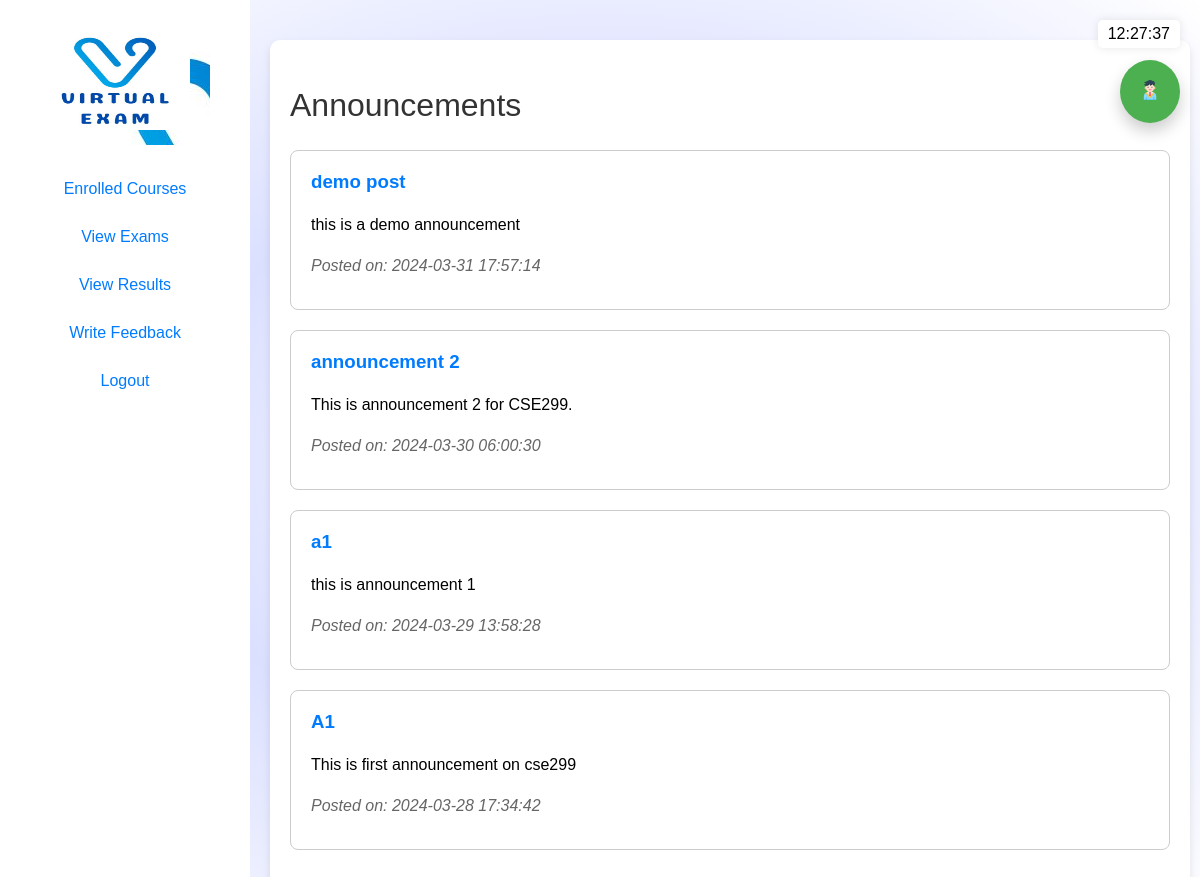
The page /student_view_announcements.php?course_id=1 (signed in) on the database its author committed.
### tables this page shows
CREATE TABLE `announcements` (
  `announcement_id` int(11) NOT NULL,
  `course_id` int(11) DEFAULT NULL,
  `announcement_title` varchar(255) NOT NULL,
  `announcement_content` text NOT NULL,
  `created_at` timestamp NOT NULL DEFAULT current_timestamp(),
  `updated_at` timestamp NOT NULL DEFAULT current_timestamp() ON UPDATE current_timestamp()
);

### student_view_announcements.php (the view, shortened to what this page needs)
<!DOCTYPE html>
<html lang="en">
<head>
</head>
<body>
<?php include 'floating_profile_button.php'; ?>
<div id="sidebar">
    <?php include 'student_slidebar.php'; ?>
</div>
<div id="content" class="wrapper">
<?php
require_once 'conn.php';
$course_id = $_GET['course_id'];
$sql_announcements = "SELECT announcement_title, announcement_content, created_at FROM Announcements WHERE course_id = :course_id ORDER BY created_at DESC";
$stmt_announcements = $conn->prepare($sql_announcements);
$stmt_announcements->bindParam(':course_id', $course_id);
$stmt_announcements->execute();
$announcements = $stmt_announcements->fetchAll();
if ($stmt_announcements->rowCount() > 0) {
    echo "<h2>Announcements</h2>";
    foreach ($announcements as $announcement) {
        echo '<div class="announcement">';
        echo '<h3>' . $announcement['announcement_title'] . '</h3>';
        echo '<p>' . $announcement['announcement_content'] . '</p>';
        echo '<p><em>Posted on: ' . $announcement['created_at'] . '</em></p>';
        echo '</div>';
    }
} else {
    echo "No announcements available for this course.";
}
?>
</div>
<?php include 'clock.php'; ?>
</body>
</html>

### styles.css (style rules this page uses)
* { transition: all 0.5s ease; }
body { font-family: Arial, sans-serif; margin: 0; padding: 0; background-size: cover; background-image: radial-gradient(rgb(255, 255, 255), rgb(219, 224, 255), rgb(255, 255, 255)); }
#content { margin-left: 250px; padding: 20px; }
h2 { font: 2em sans-serif; color: #333; padding: 0ch; }
#content { margin-left: 270px; margin-right: 10px; padding: 20px; transition: margin-left 0.3s ease; }
.wrapper { background-color: #ffffff; border-radius: 10px; box-shadow: 0 4px 8px rgba(0, 0, 0, 0.1); padding: 20px; margin: 40px 40px 40px 40px; }
.announcement { margin-bottom: 20px; padding: 20px; border: 1px solid #ccc; border-radius: 8px; background-color: #fff; transition: box-shadow 0.3s ease, transform 0.3s ease; }
.announcement h3 { margin-top: 0; color: #007bff; }
.announcement p { margin-bottom: 10px; line-height: 1.6; }
.announcement em { color: #666; }

### rows shown on the page
announcements: announcement_title "demo post", announcement_content "this is a demo announcement", created_at "2024-03-31 17:57:14"
announcements: announcement_title "announcement 2", announcement_content "This is announcement 2 for CSE299.", created_at "2024-03-30 06:00:30"
announcements: announcement_title "a1", announcement_content "this is announcement 1", created_at "2024-03-29 13:58:28"
announcements: announcement_title "A1", announcement_content "This is first announcement on cse299", created_at "2024-03-28 17:34:42"
